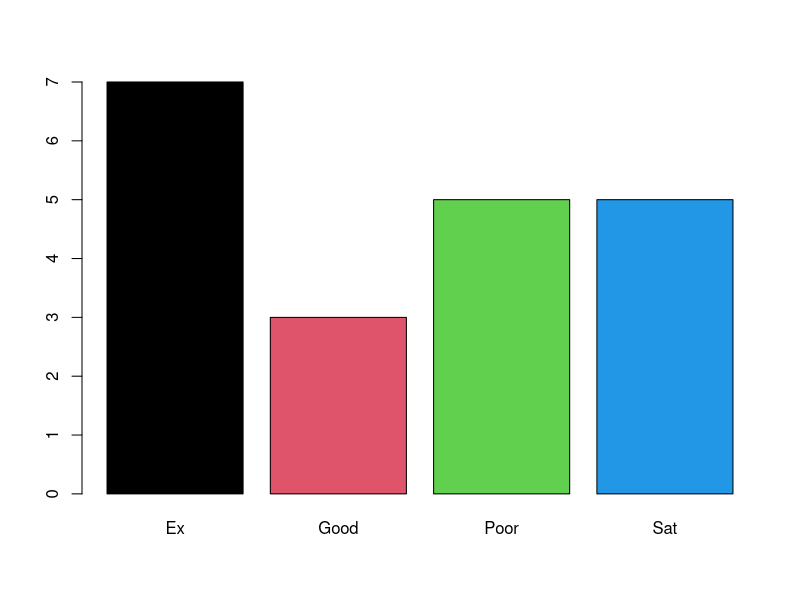
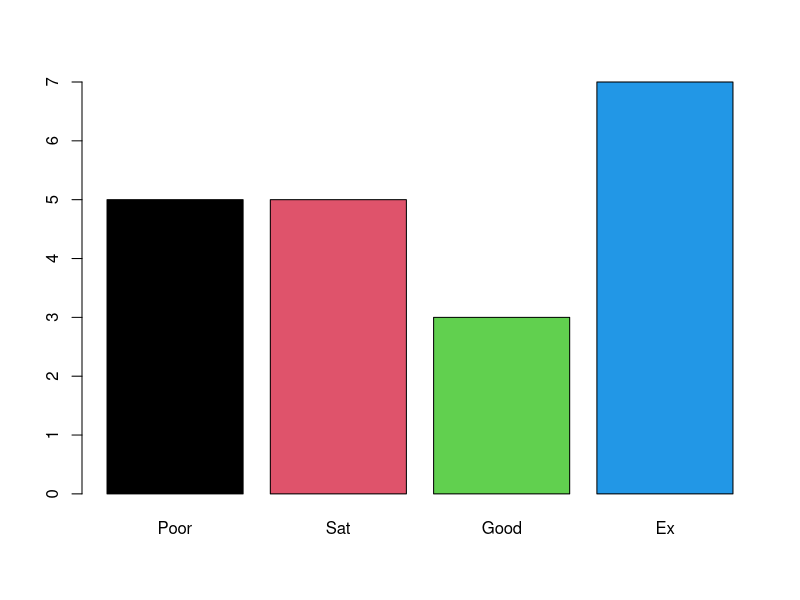

Reproduce these figures in R, in order.

#factors
gender = sample(c('M','F'), size=20, replace = T)
summary(gender)

genderF= factor(gender)
summary(genderF)
genderF

likscale= sample(c('Ex','Good','Sat', 'Poor'), size = 20, replace=T)
summary(likscale)
class(likscale)
likscaleF= factor(likscale)
summary(likscaleF)
class(likscaleF)
likscaleOF= factor(likscale, ordered=T, levels= c('Poor','Sat','Good','Ex'))
summary(likscaleOF)
likscaleOF
barplot(table(likscaleF), col=1:4)
barplot(table(likscaleOF), col= 1:4)

